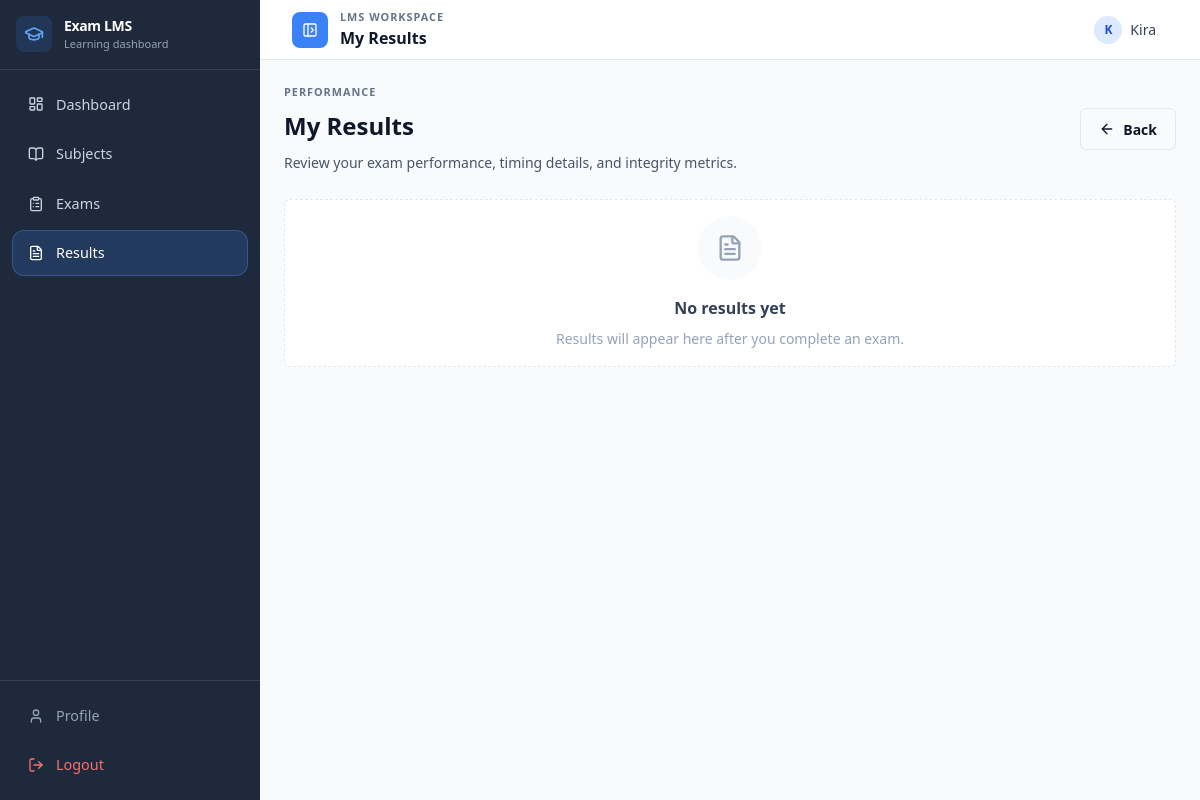
Before: /my-results/ (signed in) with the older database file.
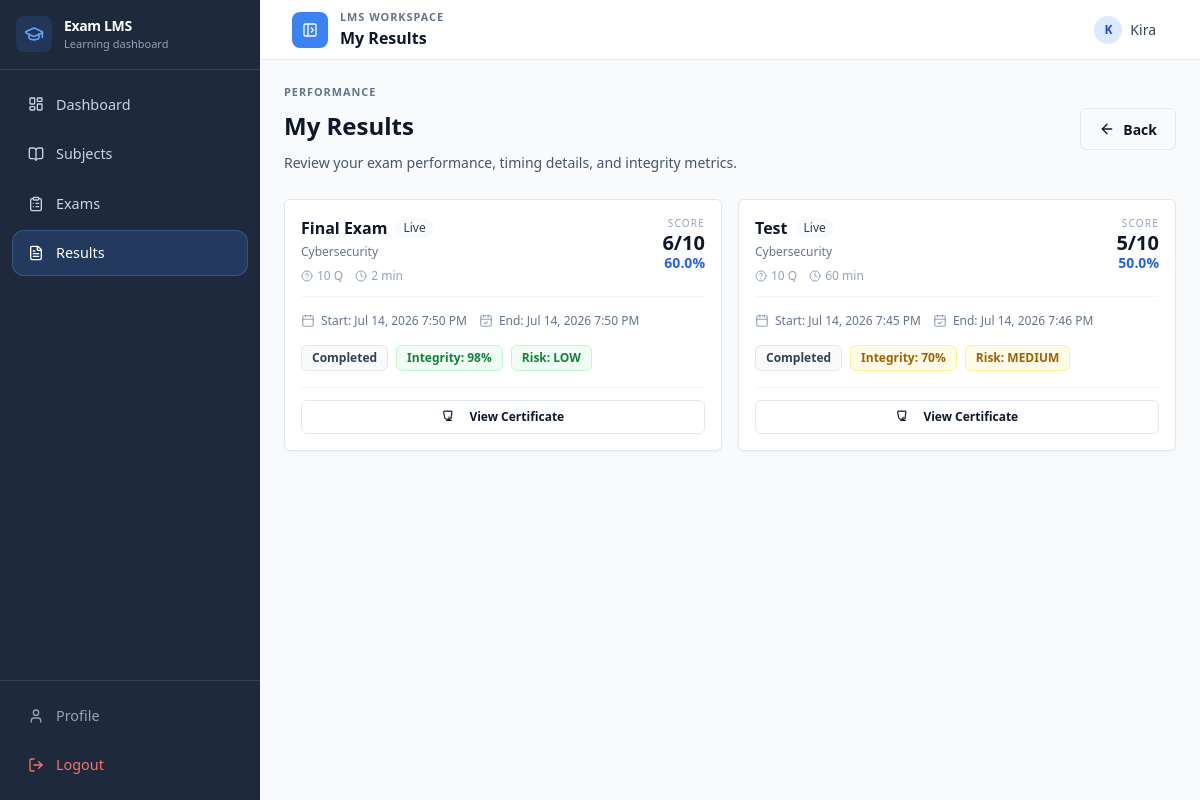
After: the same page with the newer database file.
### exam_system/models.py (models this page shows, shortened)
class ExamAttempt(models.Model):
    STATUS_CHOICES = (
        ('not_started', 'Not Started'),
        ('in_progress', 'In Progress'),
        ('completed', 'Completed'),
    )
    student = models.ForeignKey(User, on_delete=models.CASCADE)
    exam = models.ForeignKey(Exam, on_delete=models.CASCADE)
    status = models.CharField(max_length=20, choices=STATUS_CHOICES, default='not_started')
    score = models.IntegerField(default=0)
    total_questions = models.IntegerField(default=0)
    percentage_score = models.FloatField(default=0.0)
    integrity_score = models.IntegerField(default=100)
    risk_level = models.CharField(max_length=20, default="LOW")
    start_time = models.DateTimeField(auto_now_add=True)
    end_time = models.DateTimeField(null=True, blank=True)
    last_updated = models.DateTimeField(auto_now=True)

class Exam(models.Model):
    subject = models.ForeignKey(Subject, on_delete=models.CASCADE)
    title = models.CharField(max_length=200)
    description = models.TextField(blank=True, null=True)
    duration = models.IntegerField(null=True, blank=True, help_text="Minutes allowed; ignored when duration_enabled is False.")
    duration_enabled = models.BooleanField(default=True, help_text="When disabled, students have unlimited time.")
    total_questions = models.IntegerField(
        validators=[MaxValueValidator(settings.MAX_QUESTIONS_PER_EXAM)]
    )
    randomize_questions = models.BooleanField(default=True)
    is_active = models.BooleanField(default=True, help_text="Instructors can manually open/close an exam regardless of the time window.")
    questions = models.ManyToManyField('Question', blank=True, related_name='exams')
    is_archived = models.BooleanField(default=False)
    available_from = models.DateTimeField(null=True, blank=True, help_text="Earliest date & time students can start the exam.")
    available_until = models.DateTimeField(null=True, blank=True, help_text="Latest date & time students can start the exam.")

class Subject(models.Model):
    name = models.CharField(max_length=100)
    code = models.CharField(max_length=20, blank=True, null=True)
    description = models.TextField(blank=True, null=True)
    instructor = models.ForeignKey(User, on_delete=models.CASCADE)
    students = models.ManyToManyField(User, related_name="subjects", blank=True)
    created_at = models.DateTimeField(auto_now_add=True, null=True)
    is_archived = models.BooleanField(default=False, db_index=True)
    archived_at = models.DateTimeField(null=True, blank=True)

### exam_system/decorators.py (the view)
        def wrapper(request, *args, **kwargs):
            try:
                profile = Profile.objects.get(user=request.user)
            except Profile.DoesNotExist:
                if request.headers.get('X-Requested-With') == 'XMLHttpRequest':
                    return JsonResponse({'error': 'Profile not found.'}, status=403)
                messages.error(request, "Profile not found.")
                return redirect('login')
            if profile.role != role:
                if request.headers.get('X-Requested-With') == 'XMLHttpRequest':
                    return JsonResponse({'error': f'Access denied: {role.capitalize()} only.'}, status=403)
                messages.error(request, f"Access denied: {role.capitalize()} only.")
                return redirect('home')
            return view_func(request, *args, **kwargs)

### exam_system/views.py (called while the page is built)
@login_required
@student_required
def my_results(request):
    profile = Profile.objects.get(user=request.user)
    if profile.role != 'student':
        return redirect('home')
    attempts = ExamAttempt.objects.filter(
        student=request.user
    ).select_related(
        'exam',
        'exam__subject',
        'exam__subject__instructor',
        'student'
    ).order_by('-start_time')
    result_map = {
        r.exam_id: r.id
        for r in ExamResult.objects.filter(
            student=request.user,
            exam_id__in=[a.exam_id for a in attempts]
        )
    }
    for a in attempts:
        a.result_id = result_map.get(a.exam_id)
    return render(request, 'my_results.html', {
        'results': attempts,
    })

### exam_system/templates/my_results.html (shortened to what the changed rows need)
{% extends 'base.html' %}
{% block page_heading %}My Results{% endblock %}
{% block content %}
<div class="space-y-6">
    <section class="flex flex-col gap-4 sm:flex-row sm:items-center sm:justify-between">
        <div>
            <h1 class="text-h1">My Results</h1>
        </div>
    </section>
    {% if results %}
    <section class="grid grid-cols-1 gap-4 md:grid-cols-2 xl:grid-cols-3">
        {% for r in results %}
        <article class="card flex flex-col shadow-sm">
            <div class="flex items-start justify-between gap-3 mb-4 pb-3 border-b border-slate-100">
                <div class="flex-1 min-w-0">
                    <div class="flex items-center gap-2 mb-1">
                        <h3 class="font-semibold text-slate-900">{{ r.exam.title }}</h3>
                        {% if not r.exam.is_archived %}
                        <span class="inline-flex items-center rounded-full bg-slate-50 px-2 py-0.5 text-xs font-medium text-slate-700">Live</span>
                        {% else %}
                        <span class="inline-flex items-center rounded-full bg-slate-100 px-2 py-0.5 text-xs font-medium text-slate-600">Archived</span>
                        {% endif %}
                    </div>
                    <p class="text-xs text-slate-500">{{ r.exam.subject.name }}</p>
                    <div class="flex items-center gap-3 mt-2 text-xs text-slate-400">
                        <span class="flex items-center gap-1"><i data-lucide="help-circle" class="w-3 h-3"></i> {{ r.exam.total_questions }} Q</span>
                        <span class="flex items-center gap-1"><i data-lucide="clock" class="w-3 h-3"></i> {{ r.exam.duration }} min</span>
                    </div>
                </div>
                <div class="text-right shrink-0">
                    <p class="text-[10px] font-medium uppercase tracking-[0.12em] text-slate-400 mb-0.5">Score</p>
                    <p class="text-xl font-bold text-slate-900 leading-none">{{ r.score|floatformat:0 }}/{{ r.exam.total_questions }}</p>
                    <p class="text-sm font-semibold text-blue-600">{{ r.percentage_score }}%</p>
                </div>
            </div>
            <div class="flex flex-wrap gap-3 mb-4">
                <div class="flex items-center gap-1.5 text-xs text-slate-500">
                    <i data-lucide="calendar" class="w-3.5 h-3.5 text-slate-400"></i>
                    <span>Start: {{ r.start_time|date:"M d, Y g:i A" }}</span>
                </div>
                <div class="flex items-center gap-1.5 text-xs text-slate-500">
                    <i data-lucide="calendar-check" class="w-3.5 h-3.5 text-slate-400"></i>
                    <span>End: {% if r.end_time %}{{ r.end_time|date:"M d, Y g:i A" }}{% else %}In Progress{% endif %}</span>
                </div>
            </div>
            <div class="flex flex-wrap items-center gap-2 mb-4">
                <span class="inline-flex rounded-md border border-slate-200 bg-slate-50 px-2.5 py-1 text-xs font-semibold text-slate-700">
                    {{ r.get_status_display }}
                </span>
                <span class="inline-flex rounded-md px-2.5 py-1 text-xs font-bold {% if r.integrity_score >= 90 %}bg-green-50 text-green-700 border border-green-200{% elif r.integrity_score >= 70 %}bg-yellow-50 text-yellow-700 border border-yellow-200{% elif r.integrity_score >= 50 %}bg-orange-50 text-orange-700 border border-orange-200{% else %}bg-red-50 text-red-700 border border-red-200{% endif %}">
                    Integrity: {{ r.integrity_score }}%
                </span>
                <span class="inline-flex rounded-md px-2.5 py-1 text-xs font-bold {% if r.risk_level == 'LOW' %}bg-green-50 text-green-700 border border-green-200{% elif r.risk_level == 'MEDIUM' %}bg-yellow-50 text-yellow-700 border border-yellow-200{% elif r.risk_level == 'HIGH' %}bg-orange-50 text-orange-700 border border-orange-200{% elif r.risk_level == 'CRITICAL' %}bg-red-50 text-red-700 border border-red-200{% endif %}">
                    Risk: {{ r.risk_level }}
                </span>
            </div>
            <div class="pt-3 border-t border-slate-100 mt-auto">
                {% if r.result_id %}
                <a href="{% url 'certificate' r.result_id %}" target="_blank" class="btn-secondary w-full justify-center py-2 text-xs">
                    <span>View Certificate</span>
                </a>
                {% endif %}
            </div>
        </article>
        {% endfor %}
    </section>
    {% else %}
    <div class="card text-center border-dashed border-slate-200">
        <div class="mx-auto mb-4 flex h-16 w-16 items-center justify-center rounded-full bg-slate-50 text-slate-400">
            <i data-lucide="file-text" class="h-7 w-7"></i>
        </div>
        <h2 class="text-h2 text-slate-700">No results yet</h2>
        <p class="text-body text-slate-400 mt-2 max-w-md mx-auto">
            Results will appear here after you complete an exam.
        </p>
    </div>
    {% endif %}
</div>
{% endblock %}

Changed rows visible on the page:
added ExamAttempt: exam "Final Exam", shows "Live", exam.subject.name "Cybersecurity", exam.total_questions "10", exam.duration "2", score "6", percentage_score "60.0", start_time "Jul 14, 2026 7:50 PM", end_time "Jul 14, 2026 7:50 PM", status "Completed", integrity_score "98", risk_level "LOW", shows "View Certificate"
added ExamAttempt: exam "Test", shows "Live", exam.subject.name "Cybersecurity", exam.total_questions "10", exam.duration "60", score "5", percentage_score "50.0", start_time "Jul 14, 2026 7:45 PM", end_time "Jul 14, 2026 7:46 PM", status "Completed", integrity_score "70", risk_level "MEDIUM", shows "View Certificate"
Other visible differences:
text no longer shown: "No results yet Results will appear here after you complete an exam."
